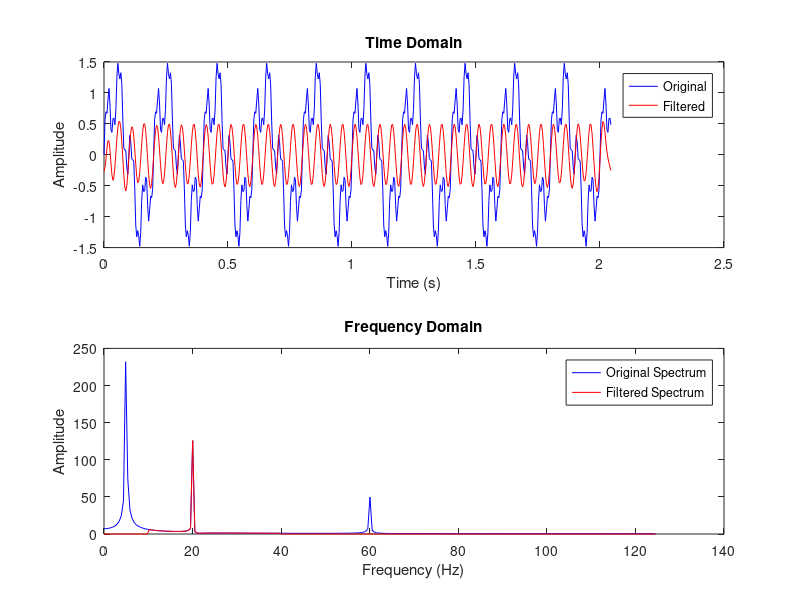
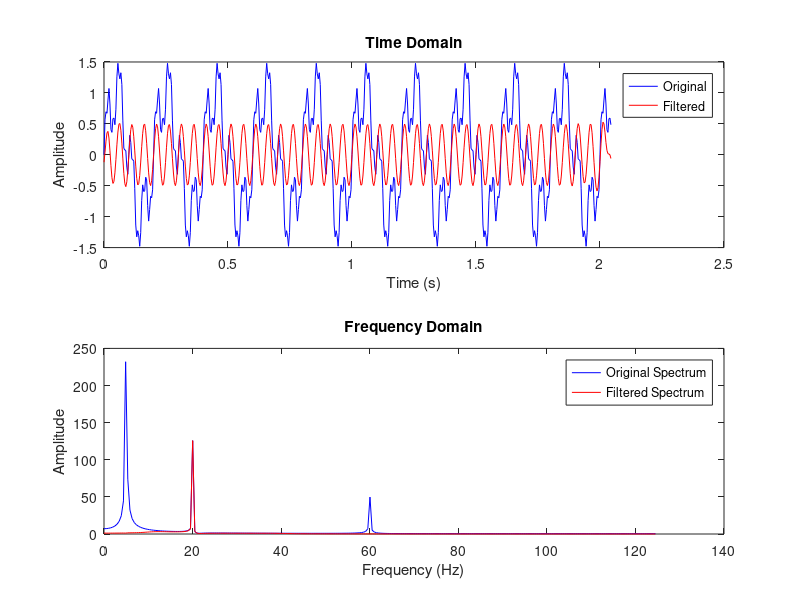

MATLAB code to generate these figures, in order:
% Parameters
dt = 0.004;
nt = 512;
t = (0:nt-1) * dt;

% Create synthetic signal
f1 = 5; f2 = 20; f3 = 60;
signal = sin(2*pi*f1*t) + 0.5*sin(2*pi*f2*t) + 0.2*sin(2*pi*f3*t);

% FFT of signal
signal_fft = fft(signal);
freq = (0:nt-1) / (nt*dt);
freq_shifted = ifftshift((-nt/2:nt/2-1)/(nt*dt)); % for plotting symmetry

% Design bandpass filter in frequency domain
f_low = 10; f_high = 40;
bandpass = zeros(1, nt);
bandpass(abs(fftshift(freq_shifted)) >= f_low & abs(fftshift(freq_shifted)) <= f_high) = 1;

% Apply filter and inverse FFT
filtered_fft = signal_fft .* fftshift(bandpass);
filtered_signal = real(ifft(filtered_fft));

% Plot time domain
figure;
subplot(2,1,1)
plot(t, signal, 'b', t, filtered_signal, 'r');
xlabel('Time (s)'); ylabel('Amplitude');
legend('Original', 'Filtered');
title('Time Domain');

% Plot spectra
subplot(2,1,2)
fpos = freq(1:nt/2);
plot(fpos, abs(signal_fft(1:nt/2)), 'b'); hold on;
plot(fpos, abs(filtered_fft(1:nt/2)), 'r');
xlabel('Frequency (Hz)'); ylabel('Amplitude');
legend('Original Spectrum', 'Filtered Spectrum');
title('Frequency Domain');

%%%%
% Parameters
dt = 0.004;
nt = 512;
t = (0:nt-1) * dt;

% Create synthetic signal
f1 = 5; f2 = 20; f3 = 60;
signal = sin(2*pi*f1*t) + 0.5*sin(2*pi*f2*t) + 0.2*sin(2*pi*f3*t);

% Filter design
filter_length = 101;  % must be odd
f_low = 10;
f_high = 40;
t_filter = ((-(filter_length-1)/2:(filter_length-1)/2)) * dt;

% Sinc filters
sinc_low = 2*f_high*dt * sinc(2*f_high*t_filter);
sinc_high = 2*f_low*dt * sinc(2*f_low*t_filter);

% Apply window
window = hamming(filter_length)';
sinc_low = sinc_low .* window;
sinc_high = sinc_high .* window;

% Bandpass = lowpass - highpass
bandpass = sinc_low - sinc_high;

% Time-domain convolution
filtered_signal = conv(signal, bandpass, 'same');

% FFT for plotting
freq = (0:nt-1)/(nt*dt);
signal_fft = fft(signal);
filtered_fft = fft(filtered_signal);

% Plot time domain
figure;
subplot(2,1,1)
plot(t, signal, 'b', t, filtered_signal, 'r');
xlabel('Time (s)'); ylabel('Amplitude');
legend('Original', 'Filtered');
title('Time Domain');

% Plot spectra
subplot(2,1,2)
fpos = freq(1:nt/2);
plot(fpos, abs(signal_fft(1:nt/2)), 'b'); hold on;
plot(fpos, abs(filtered_fft(1:nt/2)), 'r');
xlabel('Frequency (Hz)'); ylabel('Amplitude');
legend('Original Spectrum', 'Filtered Spectrum');
title('Frequency Domain');
